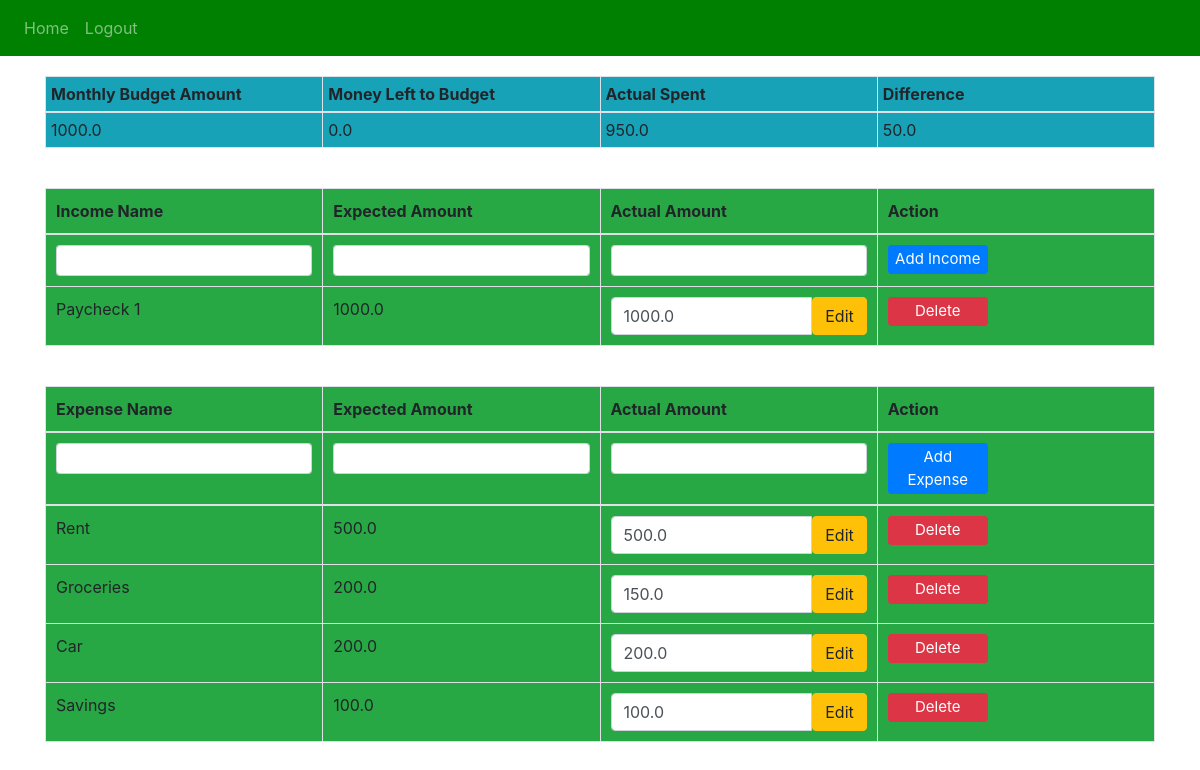
The app's page / (signed in) with its own data.
### website/models.py (models this page shows)
class Income(db.Model):
    id = db.Column(db.Integer, primary_key=True)
    income_name = db.Column(db.String(150))
    expected_income = db.Column(db.Float)
    actual_income = db.Column(db.Float)
    date = db.Column(db.DateTime(timezone=True), default=func.now())
    user_id = db.Column(db.Integer, db.ForeignKey('user.id'))

class Expense(db.Model):
    id = db.Column(db.Integer, primary_key=True)
    expense_name = db.Column(db.String(150))
    expected_expense = db.Column(db.Float)
    actual_expense = db.Column(db.Float)
    date = db.Column(db.DateTime(timezone=True), default=func.now())
    user_id = db.Column(db.Integer, db.ForeignKey('user.id'))

### website/views.py (the view)
@views.route('/', methods=['GET', 'POST'])
@login_required
def home():
    if request.method == 'POST':
        if 'expenseName' in request.form:
            addExpense()
        if 'incomeName' in request.form:
            addIncome()
    return render_template(
        "home.html",
        user=current_user,
        total_income=current_user.get_total_income(),
        remaining_to_budget=current_user.get_remaining_to_budget(),
        actual_spent=current_user.get_actual_spent(),
        difference=current_user.get_difference()
    )

### website/__init__.py (called while the page is built)
def create_app():
    app = Flask(__name__)
    app.config['SECRET_KEY'] = 'alhgaklgdakd jakhgakaggaae'
    app.config['SQLALCHEMY_DATABASE_URI'] = f'sqlite:///{DB_NAME}'
    db.init_app(app)
    from .views import views
    from .auth import auth
    app.register_blueprint(views, url_prefix='/')
    app.register_blueprint(auth, url_prefix='/')
    from .models import User, Expense, Income
    with app.app_context():
        db.create_all()
    login_manager = LoginManager()
    login_manager.login_view = 'auth.login'
    login_manager.init_app(app)
    @login_manager.user_loader
    def load_user(id):
        return User.query.get(int(id))
    return app

### website/models.py (called while the page is built)
    def get_total_income(self):
        return sum(income.expected_income for income in self.incomes)

    def get_total_expenses(self):
        return sum(expense.expected_expense for expense in self.expenses)

    def get_remaining_to_budget(self):
        return self.get_total_income() - self.get_total_expenses()

    def get_actual_spent(self):
        return sum(expense.actual_expense for expense in self.expenses)

    def get_difference(self):
        return self.get_total_expenses() - self.get_actual_spent()

### website/templates/home.html (shortened to what this page needs)
{% extends "base.html" %}
{% block content %}
<div id="tableContainer">
    <table class="table table-bordered" id="budgetTable">
        <thead>
            <tr>
                <th class="bg-info">Monthly Budget Amount</th>
                <th class="bg-info">Money Left to Budget</th>
                <th class="bg-info">Actual Spent</th>
                <th class="bg-info">Difference</th>
            </tr>
        </thead>
        <tbody>
            <tr>
                <td class="bg-info">{{ total_income }}</td>
                <td class="bg-info">{{ remaining_to_budget }}</td>
                <td class="bg-info">{{ actual_spent }}</td>
                <td class="bg-info">{{ difference }}</td>
            </tr>
        </tbody>
    </table>
</div>
<div id="tableContainer">
<table class="table table-bordered" id="incomeTable">
    <thead>
        <tr>
            <th class="bg-success">Income Name</th>
            <th class="bg-success">Expected Amount</th>
            <th class="bg-success">Actual Amount</th>
            <th class="bg-success">Action</th>
        </tr>
    </thead>
    <tbody>
            <tr>
                <form method="POST">
                    <td class="bg-success">
                        <input class="form-control form-control-sm" type="text" id="incomeName" name="incomeName" required>
                    </td>
                    <td class="bg-success">
                        <input class="form-control form-control-sm" type="number" id="expectedIncome" name="expectedIncome" required>
                    </td>
                    <td class="bg-success">
                        <input class="form-control form-control-sm" type="number" id="actualIncome" name="actualIncome" required>
                    </td>
                    <td class="bg-success">
                        <button type="submit" class="btn btn-primary btn-sm btn-custom">Add Income</button>
                    </td>
                </form>
            </tr>
        {% for income in user.incomes %}
        <tr>
            <td class="bg-success">{{ income.income_name }}</td>
            <td class="bg-success">{{ income.expected_income }}</td>
            <td class="bg-success">
            	<form id="form-{{ income.id }}" method="POST">
                    <div class="input-group">
                        <input type="number" class="form-control" name="actualIncome" value="{{ income.actual_income }}" aria-describedby="button-addon2" required>
                    	<button class="btn btn-warning" type="button" id="button-addon2" onClick="updateIncome({{ income.id }})">Edit</button>
                   </div>
                </form>
	        </td>
            <td class="bg-success">
                <button type="button" class="btn btn-danger btn-sm btn-custom" onClick="deleteIncome({{ income.id }})">Delete</button>
            </td>
        </tr>
        {% endfor %}
    </tbody>
</table>
</div>
<div id="tableContainer">
    <table class="table table-bordered" id="expenseTable">
        <thead>
            <tr>
                <th class="bg-success">Expense Name</th>
                <th class="bg-success">Expected Amount</th>
                <th class="bg-success">Actual Amount</th>
                <th class="bg-success">Action</th>
            </tr>
        </thead>
        <tr>
            <form method="POST">
                <td class="bg-success">
                    <input class="form-control form-control-sm" type="text" id="expenseName" name="expenseName" required>
                </td>
                <td class="bg-success">
                    <input class="form-control form-control-sm" type="number" id="expectedExpense" name="expectedExpense" required>
                </td>
                <td class="bg-success">
                    <input class="form-control form-control-sm" type="number" id="actualExpense" name="actualExpense" required>
                </td>
                <td class="bg-success">
                    <button type="submit" class="btn btn-primary btn-sm btn-custom">Add Expense</button>
                </td>
            </form>
        </tr>
        <tbody>
            {% for expense in user.expenses %}
            <tr>
                <td class="bg-success">{{ expense.expense_name }}</td>
                <td class="bg-success">{{ expense.expected_expense }}</td>
                <td class="bg-success">
                    <form id="form-{{ expense.id }}" method="POST">
                        <div class="input-group">
                            <input type="number" class="form-control" name="actualExpense" value="{{ expense.actual_expense }}" aria-describedby="button-addon2" required>
                            <button class="btn btn-warning" type="button" id="button-addon2" onClick="updateExpense({{ expense.id }})">Edit</button>
                        </div>
                    </form>
                </td>
                <td class="bg-success">
                    <button type="button" class="btn btn-danger btn-sm btn-custom" onClick="deleteExpense({{ expense.id }})">Delete</button>
                </td>
            </tr>
            {% endfor %}
        </tbody>
    </table>
</div>
{% endblock %}

### website/templates/home.html (style rules this page uses)
.btn-custom { padding: 2px 5px; font-size: 15px; width: 100px; }
#incomeTable th, #incomeTable td { padding: 10px; width: calc(100% / 4); }
#tableContainer { display: flex; justify-content: center; border-collapse: collapse; flex-direction: column; align-items: center; width: 100%; }
#incomeTable { margin: 20px 0; }
#expenseTable th, #expenseTable td { padding: 10px; width: calc(100% /4); }
#expenseTable { margin: 20px 0; }
#budgetTable { margin: 20px 0; }
#budgetTable th, #budgetTable td { padding: 5px; width: calc(100% / 4); }
.input-group, .input-group input, .input-group button { margin-bottom: 0 !important; }

### records on screen
Income: income_name "Paycheck 1", expected_income "1000.0", actualIncome "1000.0"
Expense: expense_name "Rent", expected_expense "500.0", actualExpense "500.0"
Expense: expense_name "Groceries", expected_expense "200.0", actualExpense "150.0"
Expense: expense_name "Car", expected_expense "200.0", actualExpense "200.0"
Expense: expense_name "Savings", expected_expense "100.0", actualExpense "100.0"

### other values on screen
{{ total_income }} "1000.0"
{{ remaining_to_budget }} "0.0"
{{ actual_spent }} "950.0"
{{ difference }} "50.0"
